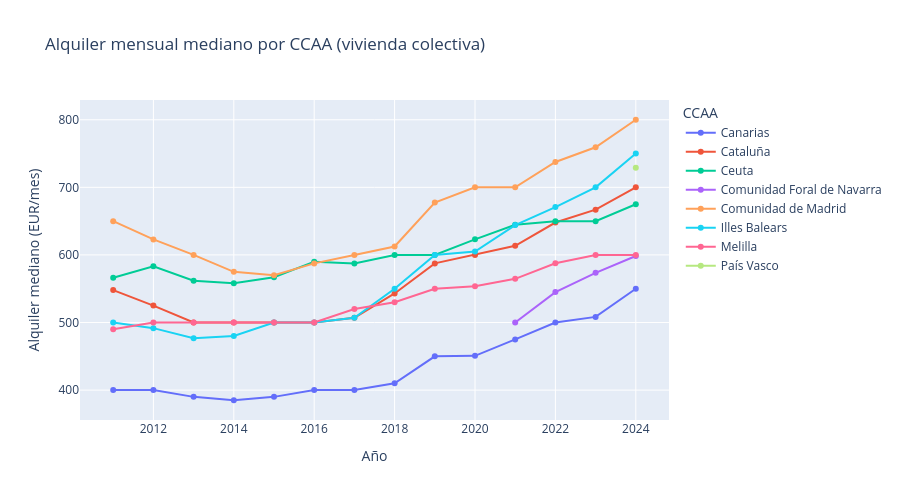

Here is the notebook cell this chart was saved with:
### Markdown cell above
## 1. Evolucion del alquiler por CCAA (2011-2024)

### Code cell
df_ccaa = query("""
    SELECT name, year,
        monthly_rent_median_collective as alquiler_mediano,
        rent_m2_median_collective as eur_m2
    FROM rentals
    WHERE level = 'ccaa'
        AND name IS NOT NULL AND name != ''
        AND alquiler_mediano IS NOT NULL AND NOT isnan(alquiler_mediano)
    ORDER BY name, year
""")

top_ccaa = query("""
    SELECT name FROM rentals
    WHERE level = 'ccaa' AND year = 2024
        AND monthly_rent_median_collective IS NOT NULL
        AND NOT isnan(monthly_rent_median_collective)
        AND name IS NOT NULL AND name != ''
    ORDER BY monthly_rent_median_collective DESC LIMIT 8
""")["name"].to_list()

df_top = df_ccaa.filter(pl.col("name").is_in(top_ccaa))

fig = px.line(
    df_top.to_pandas(), x="year", y="alquiler_mediano", color="name",
    title="Alquiler mensual mediano por CCAA (vivienda colectiva)",
    labels={"year": "Año", "alquiler_mediano": "Alquiler mediano (EUR/mes)", "name": "CCAA"},
    markers=True,
)
fig.update_layout(hovermode="x unified", width=900, height=500)
fig.show()

### Figure 1 — Plotly figure (JSON) as saved in the notebook; plotly's stock layout.template omitted (floating-point values rounded to 4 significant figures)
{"data": [{"hovertemplate": "CCAA=Canarias<br>Año=%{x}<br>Alquiler mediano (EUR/mes)=%{y}<extra></extra>", "legendgroup": "Canarias", "line": {"color": "#636efa", "dash": "solid"}, "marker": {"symbol": "circle"}, "mode": "lines+markers", "name": "Canarias", "orientation": "v", "showlegend": true, "type": "scatter", "x": [2011, 2012, 2013, 2014, 2015, 2016, 2017, 2018, 2019, 2020, 2021, 2022, 2023, 2024], "xaxis": "x", "y": [400.0, 400.0, 390.0, 385.0, 390.0, 400.0, 400.0, 410.0, 450.0, 450.7, 475.0, 500.0, 508.3, 550.0], "yaxis": "y"}, {"hovertemplate": "CCAA=Cataluña<br>Año=%{x}<br>Alquiler mediano (EUR/mes)=%{y}<extra></extra>", "legendgroup": "Cataluña", "line": {"color": "#EF553B", "dash": "solid"}, "marker": {"symbol": "circle"}, "mode": "lines+markers", "name": "Cataluña", "orientation": "v", "showlegend": true, "type": "scatter", "x": [2011, 2012, 2013, 2014, 2015, 2016, 2017, 2018, 2019, 2020, 2021, 2022, 2023, 2024], "xaxis": "x", "y": [548.0, 525.0, 500.0, 500.0, 500.0, 500.0, 506.9, 543.0, 587.5, 600.0, 613.5, 647.9, 666.9, 700.0], "yaxis": "y"}, {"hovertemplate": "CCAA=Ceuta<br>Año=%{x}<br>Alquiler mediano (EUR/mes)=%{y}<extra></extra>", "legendgroup": "Ceuta", "line": {"color": "#00cc96", "dash": "solid"}, "marker": {"symbol": "circle"}, "mode": "lines+markers", "name": "Ceuta", "orientation": "v", "showlegend": true, "type": "scatter", "x": [2011, 2012, 2013, 2014, 2015, 2016, 2017, 2018, 2019, 2020, 2021, 2022, 2023, 2024], "xaxis": "x", "y": [566.2, 583.3, 561.9, 558.1, 567.0, 590.0, 587.5, 600.0, 600.0, 623.0, 644.7, 650.0, 650.0, 675.0], "yaxis": "y"}, {"hovertemplate": "CCAA=Comunidad Foral de Navarra<br>Año=%{x}<br>Alquiler mediano (EUR/mes)=%{y}<extra></extra>", "legendgroup": "Comunidad Foral de Navarra", "line": {"color": "#ab63fa", "dash": "solid"}, "marker": {"symbol": "circle"}, "mode": "lines+markers", "name": "Comunidad Foral de Navarra", "orientation": "v", "showlegend": true, "type": "scatter", "x": [2021, 2022, 2023, 2024], "xaxis": "x", "y": [500.0, 545.0, 573.5, 598.4], "yaxis": "y"}, {"hovertemplate": "CCAA=Comunidad de Madrid<br>Año=%{x}<br>Alquiler mediano (EUR/mes)=%{y}<extra></extra>", "legendgroup": "Comunidad de Madrid", "line": {"color": "#FFA15A", "dash": "solid"}, "marker": {"symbol": "circle"}, "mode": "lines+markers", "name": "Comunidad de Madrid", "orientation": "v", "showlegend": true, "type": "scatter", "x": [2011, 2012, 2013, 2014, 2015, 2016, 2017, 2018, 2019, 2020, 2021, 2022, 2023, 2024], "xaxis": "x", "y": [650.0, 623.0, 600.0, 575.0, 570.0, 587.5, 600.0, 612.5, 677.5, 700.0, 700.0, 737.5, 759.3, 800.0], "yaxis": "y"}, {"hovertemplate": "CCAA=Illes Balears<br>Año=%{x}<br>Alquiler mediano (EUR/mes)=%{y}<extra></extra>", "legendgroup": "Illes Balears", "line": {"color": "#19d3f3", "dash": "solid"}, "marker": {"symbol": "circle"}, "mode": "lines+markers", "name": "Illes Balears", "orientation": "v", "showlegend": true, "type": "scatter", "x": [2011, 2012, 2013, 2014, 2015, 2016, 2017, 2018, 2019, 2020, 2021, 2022, 2023, 2024], "xaxis": "x", "y": [500.0, 491.7, 476.7, 480.0, 500.0, 500.0, 506.9, 550.0, 600.0, 605.0, 644.1, 670.8, 700.0, 750.0], "yaxis": "y"}, {"hovertemplate": "CCAA=Melilla<br>Año=%{x}<br>Alquiler mediano (EUR/mes)=%{y}<extra></extra>", "legendgroup": "Melilla", "line": {"color": "#FF6692", "dash": "solid"}, "marker": {"symbol": "circle"}, "mode": "lines+markers", "name": "Melilla", "orientation": "v", "showlegend": true, "type": "scatter", "x": [2011, 2012, 2013, 2014, 2015, 2016, 2017, 2018, 2019, 2020, 2021, 2022, 2023, 2024], "xaxis": "x", "y": [490.0, 500.0, 500.0, 500.0, 500.0, 500.0, 520.0, 530.0, 550.0, 553.6, 564.6, 587.6, 600.0, 600.0], "yaxis": "y"}, {"hovertemplate": "CCAA=País Vasco<br>Año=%{x}<br>Alquiler mediano (EUR/mes)=%{y}<extra></extra>", "legendgroup": "País Vasco", "line": {"color": "#B6E880", "dash": "solid"}, "marker": {"symbol": "circle"}, "mode": "lines+markers", "name": "País Vasco", "orientation": "v", "showlegend": true, "type": "scatter", "x": [2024], "xaxis": "x", "y": [729.1], "yaxis": "y"}], "layout": {"height": 500, "hovermode": "x unified", "legend": {"title": {"text": "CCAA"}, "tracegroupgap": 0}, "title": {"text": "Alquiler mensual mediano por CCAA (vivienda colectiva)"}, "width": 900, "xaxis": {"anchor": "y", "domain": [0, 1], "title": {"text": "Año"}}, "yaxis": {"anchor": "x", "domain": [0, 1], "title": {"text": "Alquiler mediano (EUR/mes)"}}}}
